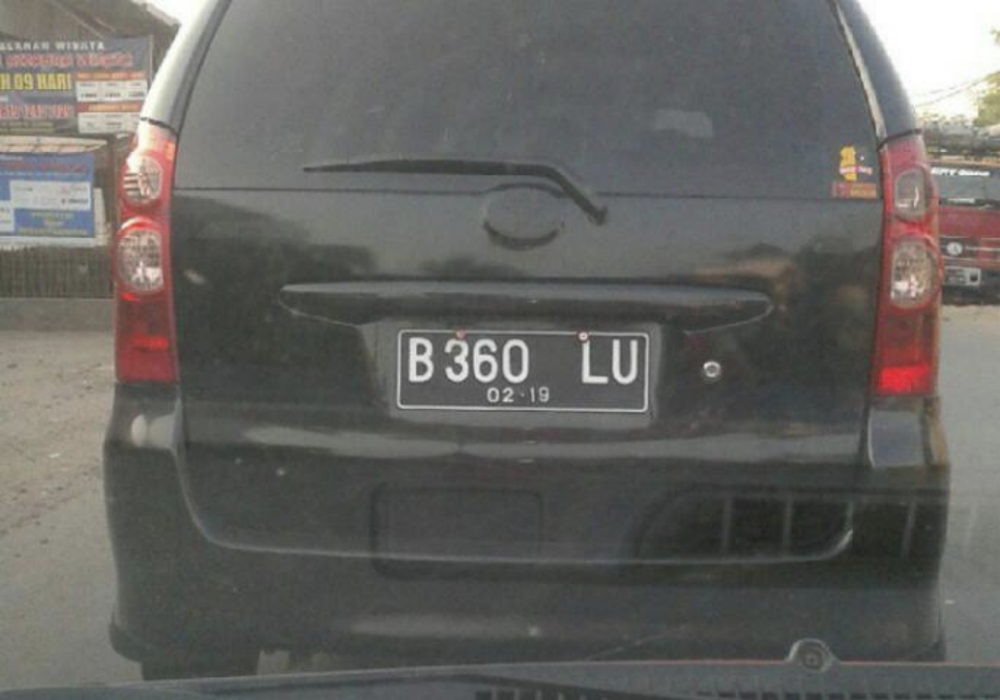
%> input picture img/plate/test.png, 1000 x 700 px, shrunk from 1386 x 970 before the run
$ octave test.m   (GNU Octave 9; MATLAB toolbox functions it lacks are replaced by stand-ins)
%> lines starting %> are read from the running program, lines starting %| are printed output that depends on the picture; in (x1, y1, x2, y2) boxes, pixels count from 0 and x2, y2 are one past the last pixel; in counts of white or black regions, pixels touching at a corner belong together; the program's own positions count from 1
%> further down, img is the input picture: size 700x1000x3 uint8; mean R, G, B 101.6, 100.4, 97.3
### src/findPlate.m
function plate = findPlate(image)

    % Convert input image to grayscale
    grayImg = im2gray(image);

    % Apply histogram equalization
    grayImg = histeq(grayImg);
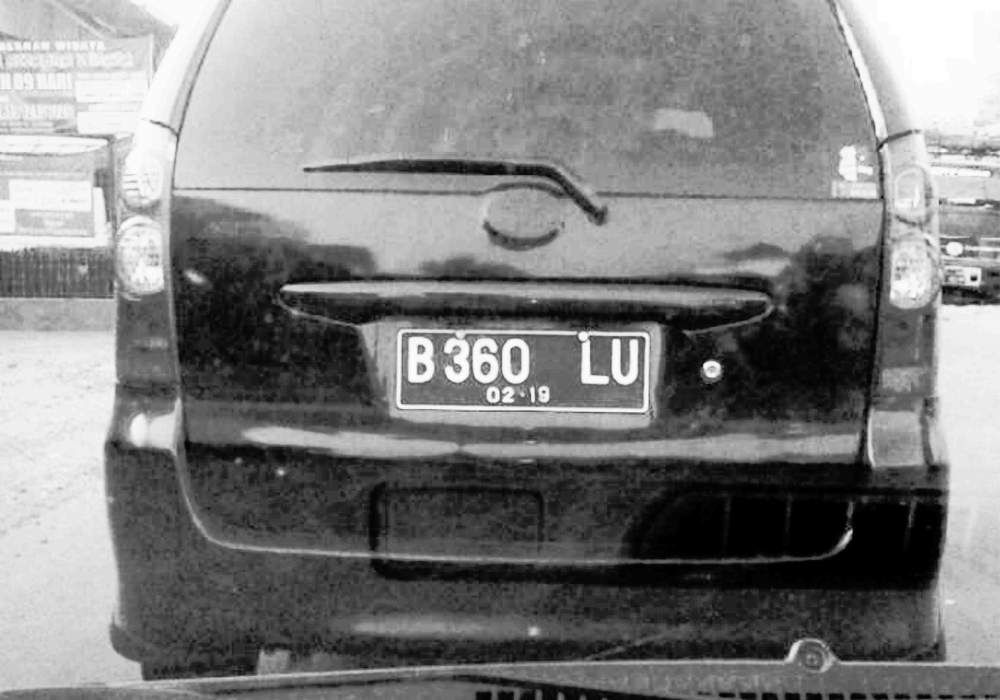
%> grayImg: size 700x1000 uint8; min 0, max 255, mean 127

    % Apply edge detection using gradient operator
    edgeImg = edge(grayImg, 'sobel');
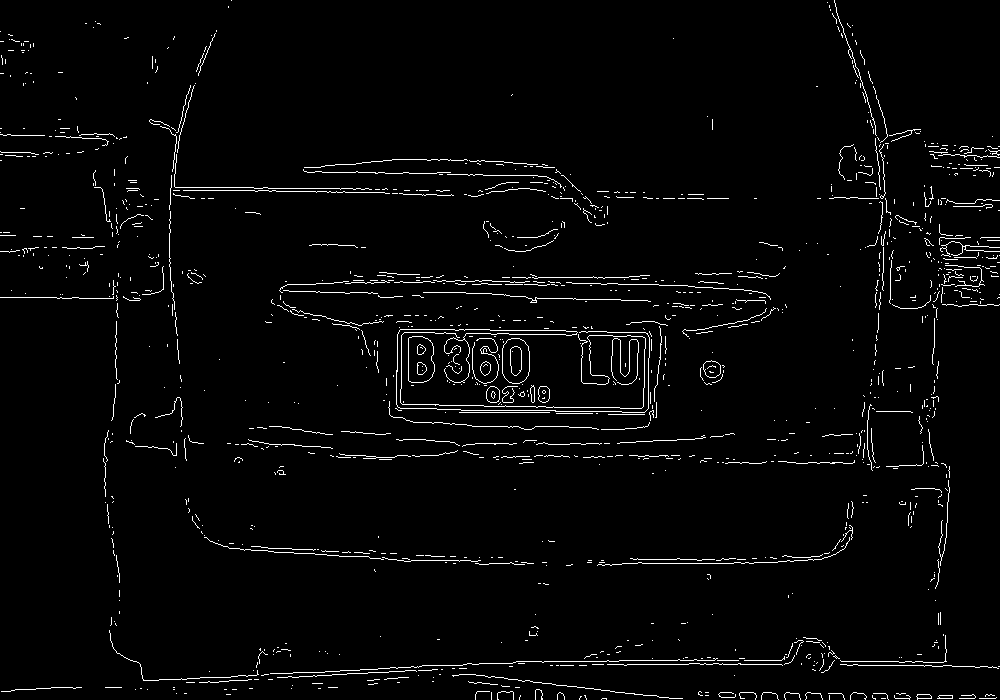
%> edgeImg: size 700x1000 logical; 2.6% white in thin lines or dots

    % Apply line dilatation and gap filling
    se90 = strel('line', 3, 90);
    se0 = strel('line', 3, 0);

    dilatedImg = imdilate(edgeImg, [se90 se0]);
%> dilatedImg: size 700x1000 logical; 9.3% white; 494 white regions (206 under 20 px), largest, box (x1, y1, x2, y2) and area: (387, 320, 669, 431) 9286, (108, 629, 1000, 684) 5560, (270, 271, 772, 357) 4267
    filledimg = imfill(dilatedImg, 'holes');
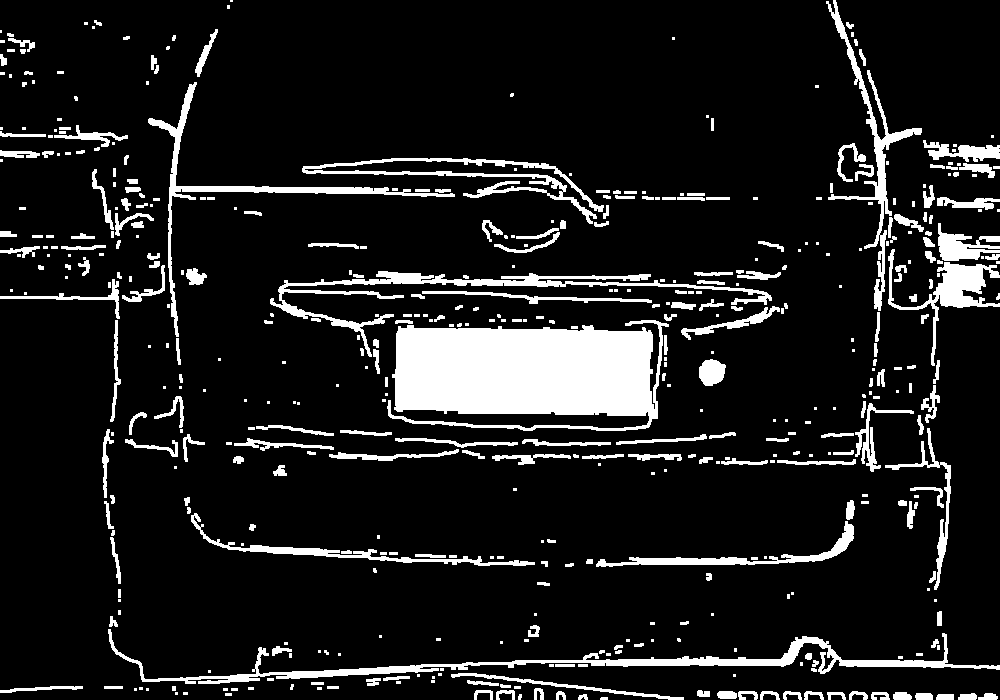
%> filledimg: size 700x1000 logical; 11.4% white; 485 white regions (205 under 20 px), largest, box (x1, y1, x2, y2) and area: (387, 320, 669, 431) 23170, (108, 629, 1000, 684) 5904, (270, 271, 772, 357) 4396

    clearedBorder = imclearborder(filledimg, 4);
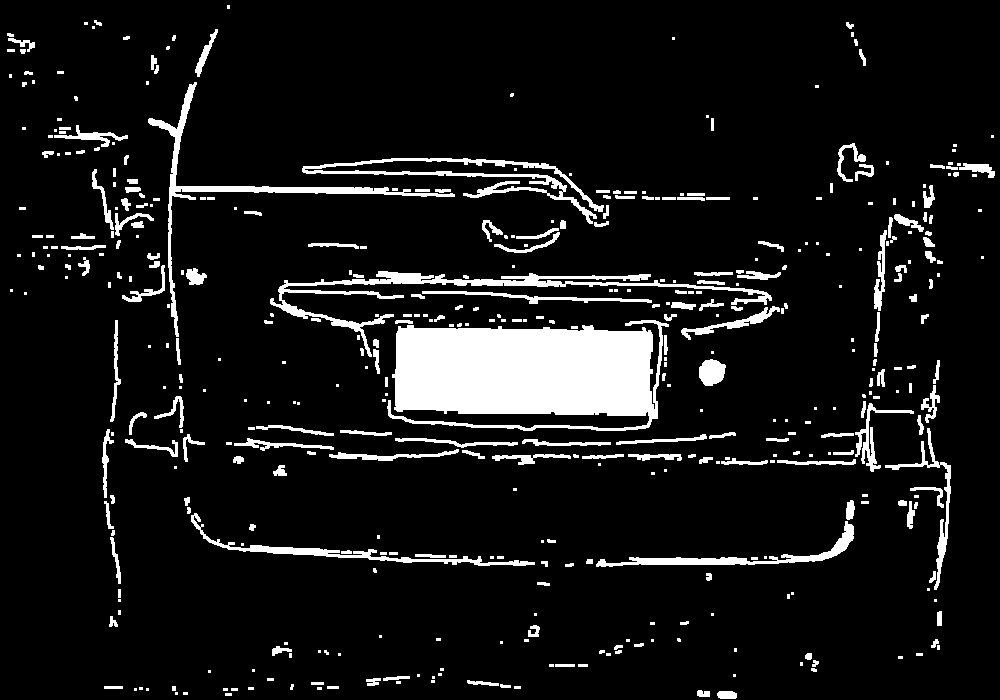
%> clearedBorder: size 700x1000 logical; 8.9% white; 444 white regions (199 under 20 px), largest, box (x1, y1, x2, y2) and area: (387, 320, 669, 431) 23170, (270, 271, 772, 357) 4396, (148, 82, 455, 337) 3073

    % Erode mask
    se = strel('diamond', 1);
    mask = imerode(clearedBorder, se);
%> mask: size 700x1000 logical; 5.6% white; 472 white regions (354 under 20 px), largest, box (x1, y1, x2, y2) and area: (388, 321, 668, 430) 21608, (149, 83, 454, 336) 1859, (279, 272, 650, 300) 1480
    mask = imerode(mask, se);
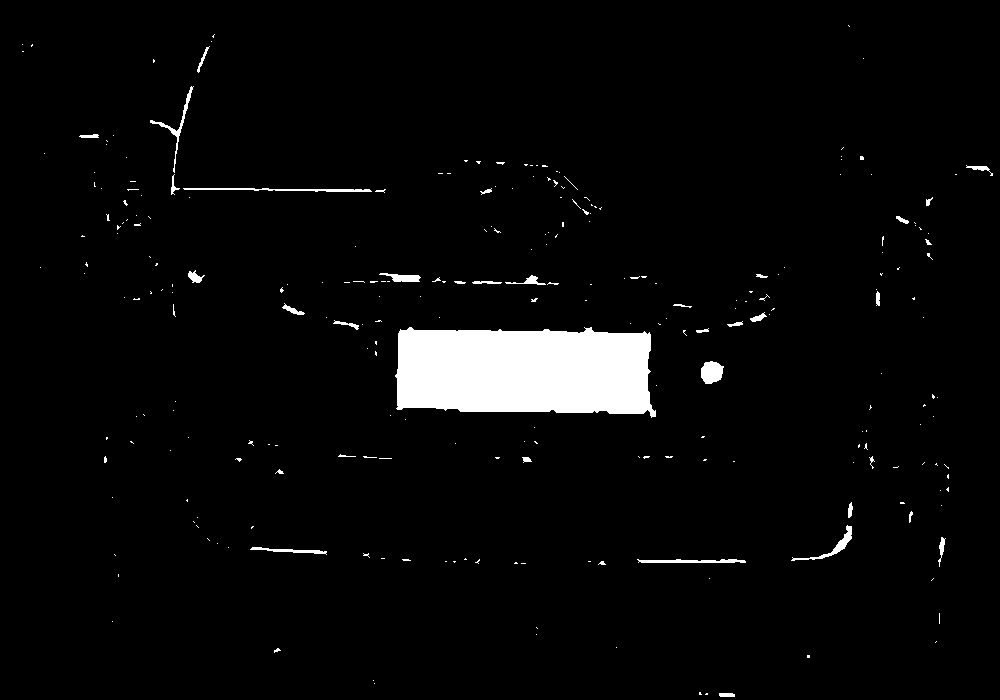
%> mask: size 700x1000 logical; 3.6% white; 261 white regions (224 under 20 px)

    figure, imshow(labeloverlay(image, mask));
%> after `imshow(labeloverlay(image, mask))`:
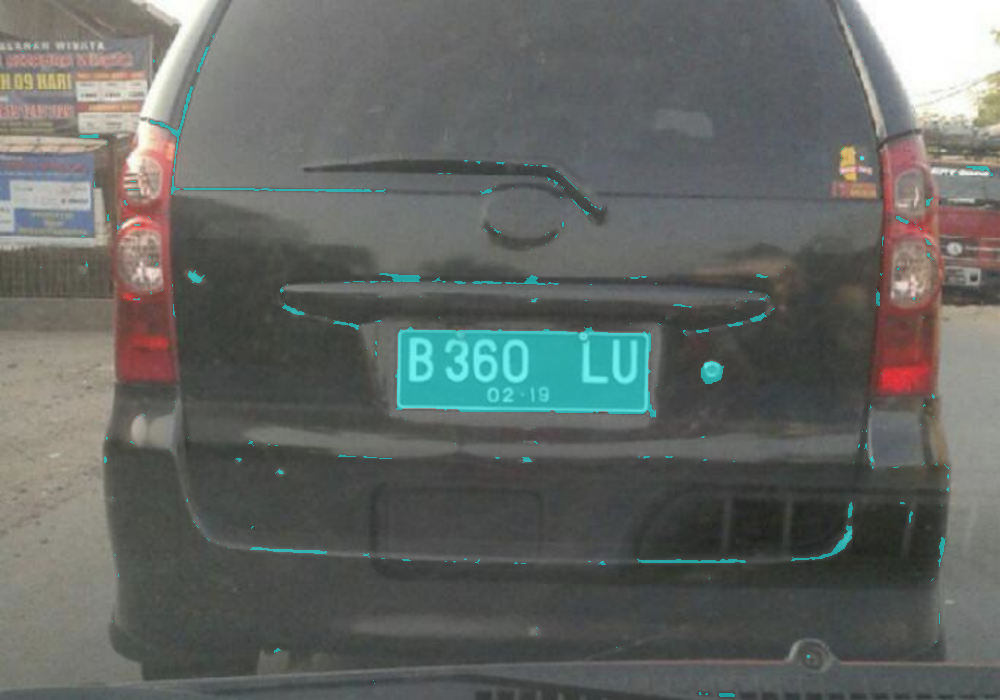
%> displayed picture: size 700x1000x3, on the screen's scale of 0 to 255; mean R, G, B 99.6, 103, 99.9

    % Get plate region
    regions = regionprops(mask, 'BoundingBox', 'Area', 'Image');
%> regions = 261 regions; largest, box (x1, y1, x2, y2) and Area: (395, 327, 656, 418) 20380, (183, 188, 372, 192) 417, (701, 361, 724, 384) 403, (637, 559, 746, 563) 328, (791, 525, 852, 561) 328
    boundingBox = regions.BoundingBox;
%> boundingBox = [22.5 44.5 1 1]
    max = regions.Area;
%> max = 1

    for i = 1:numel(regions)
       if max < regions(i).Area
           max = regions(i).Area;
           boundingBox = regions(i).BoundingBox;
       end
    end
%> this loop made 261 passes
%> (max, boundingBox) on passes 2, 3, 6, 41, 53: (2, [22.5 51.5 2 1]), (4, [31.5 44.5 2 3]), (61, [79.5 134.5 20 4]), (323, [150.5 86.5 44 87]), (417, [183.5 188.5 189 4])
%> after the loop, boundingBox = [395.5 327.5 261 91]; max = 20380

    plate = imcrop(image, boundingBox);
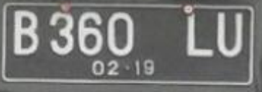
%> plate: size 92x262x3 uint8; mean R, G, B 117.3, 117.4, 116.2
end

### test.m
img = imread("img/plate/test.png");

plate = findPlate(img);

figure, imshow(plate);
